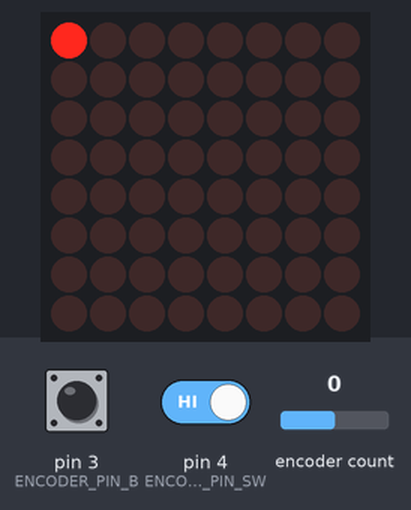
Recording of a sketch running on a simulated Arduino Uno, built with avr-gcc and run on an emulated ATmega328P. Shown: 8×8 LED matrix. Inputs (shaded band) come from the test bench; at power-on: encoder count 0, pin 3 (ENCODER_PIN_B) HIGH, pin 4 (ENCODER_PIN_SW) HIGH.

Above: at 1.2 s.
1.3 s: encoder count set to 1
At 1.9 s:
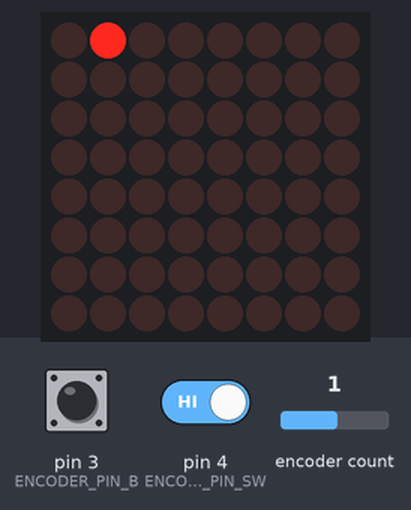
2.8 s: encoder count set to 2
At 4.0 s:
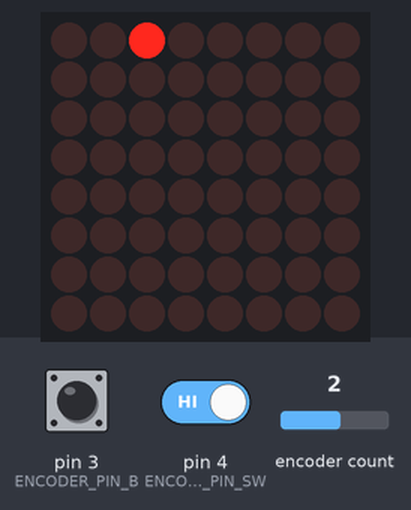
4.3 s: encoder count set to 3
At 5.4 s:
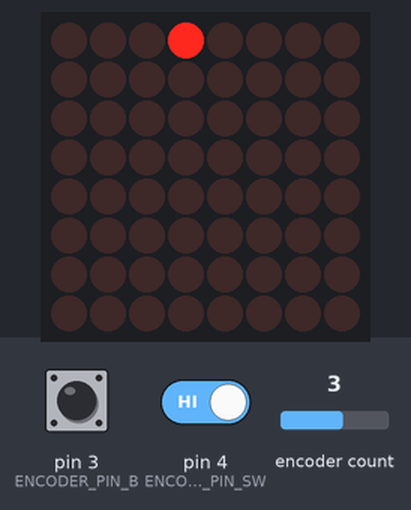
5.8 s: encoder count set to 4
At 6.5 s:
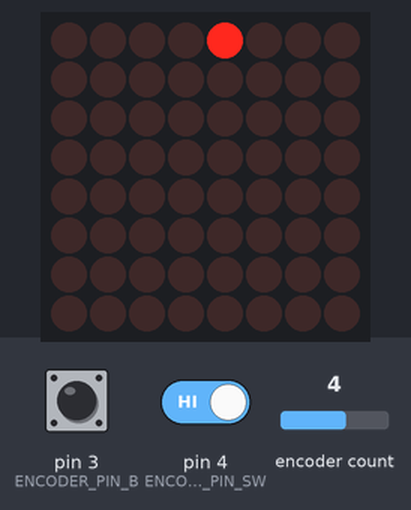
7.3 s: encoder count set to 5
At 7.7 s:
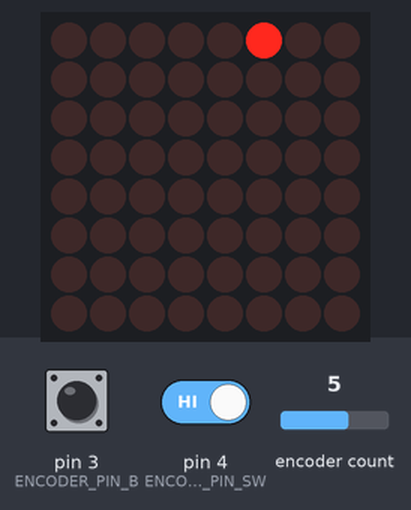
8.8 s: encoder count set to 6
At 10.0 s:
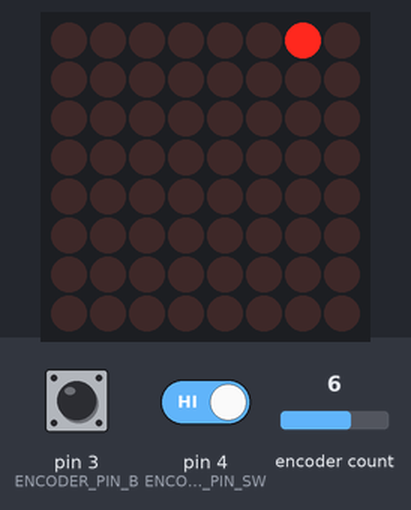
Timing chart, 0 to 11.3 s (numbered marks = the images above; inputs shaded):
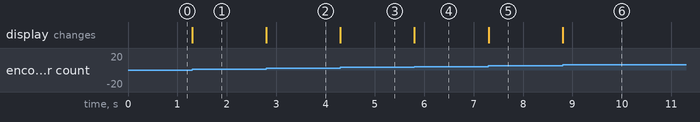

Measured:
- after the input at 1.3 s, the display: changes at once (image 1)
- after the input at 2.8 s, the display: changes at once (image 2)
- after the input at 4.3 s, the display: changes at once (image 3)
- after the input at 5.8 s, the display: changes at once (image 4)
- after the input at 7.3 s, the display: changes at once (image 5)
- after the input at 8.8 s, the display: changes at once (image 6)

The sketch:

RotaryEncoderModule.ino
```cpp
/*

  RotaryEncoderModule
  Testing a Rotary Encoder module controlling an LED 8x8 display

  For info and circuit diagrams see https://github.com/tardate/LittleArduinoProjects/tree/main/playground/RotaryEncoderModule

 */
#include <stdlib.h>
#include <LedControl.h>
#include <Rotary.h>

const int DIN_PIN = 10;
const int CS_PIN = 11;
const int CLK_PIN = 12;

const int DEMO_DELAY_LONG = 600;
const int DEMO_DELAY_SHORT = 50;

LedControl lc = LedControl(DIN_PIN, CLK_PIN, CS_PIN, 1);

const int ENCODER_INTERRUPT_A = 0;
const int ENCODER_INTERRUPT_B = 1;
const int ENCODER_PIN_A = 2;
const int ENCODER_PIN_B = 3;
const int ENCODER_PIN_SW = 4;

volatile bool encoder_has_changed = false;
int encoder_position = 0;
int encoder_delta = 0;

const int min_position = 0;
const int max_position = 63;
int current_position = 0;

Rotary encoder = Rotary(ENCODER_PIN_A, ENCODER_PIN_B);

void setup() {
  pinMode(ENCODER_PIN_SW, INPUT);
  digitalWrite(ENCODER_PIN_SW, HIGH);

  lc.shutdown(0, false);
  lc.setIntensity(0, 15);
  updateDisplay();

  attachInterrupt(ENCODER_INTERRUPT_A, flagEncoderChanged, CHANGE);
  attachInterrupt(ENCODER_INTERRUPT_B, flagEncoderChanged, CHANGE);
}

void loop() {
  if(encoderPositionUpdated()) updateDisplay();
}

void updateDisplay() {
  lc.clearDisplay(0);
  div_t posXY = div(current_position, 8);
  lc.setRow(0, posXY.quot, 0x01 << (7 - posXY.rem));
}

bool encoderPositionUpdated() {
  static int last_position = -999;

  int button_state = digitalRead(ENCODER_PIN_SW);
  if (button_state == LOW) {
    encoder_position = min_position;
  }
  else if (encoder_has_changed) {
    loadEncoderPosition();
    encoder_has_changed = false;
  }
  current_position = encoder_position;

  bool updated = (current_position != last_position);
  last_position = current_position;

  return updated;
}

void loadEncoderPosition() {
  unsigned char result = encoder.process();
  if (result == DIR_NONE) {
    // do nothing
  }
  else if (result == DIR_CW) {
    encoder_delta = 1;
    encoder_position++;
  }
  else if (result == DIR_CCW) {
    encoder_delta = -1;
    encoder_position--;
  }
  if(encoder_position<min_position) encoder_position = min_position;
  if(encoder_position>max_position) encoder_position = max_position;
}

/*
  Interrupt Service Routine:
  flags if encoder pin A or B has changed
 */
void flagEncoderChanged() {
  encoder_has_changed = true;
}
```
